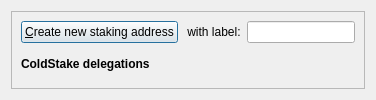
                    <widget class="QWidget" name="tab_received_delegations">
                        <attribute name="title">
                            <string>&amp;Received Delegations</string>
                        </attribute>
                        <layout class="QVBoxLayout" name="verticalLayoutTab4">
                            <item>
                                <widget class="QFrame" name="frameTabReceivedDelegations">
                                    <property name="frameShape">
                                        <enum>QFrame::StyledPanel</enum>
                                    </property>
                                    <property name="frameShadow">
                                        <enum>QFrame::Raised</enum>
                                    </property>
                                    <layout class="QVBoxLayout" name="verticalLayout_4">
                                        <item>
                                            <layout class="QHBoxLayout" name="horizontalLayout_6">
                                                <item>
                                                    <widget class="QPushButton" name="newAddressButton">
                                                        <property name="minimumSize">
                                                            <size>
                                                                <width>150</width>
                                                                <height>0</height>
                                                            </size>
                                                        </property>
                                                        <property name="text">
                                                            <string>&amp;Create new staking address</string>
                                                        </property>
                                                        <property name="icon">
                                                            <iconset resource="../bitcoin.qrc">
                                                                <normaloff>:/icons/receiving_addresses</normaloff>:/icons/receiving_addresses</iconset>
                                                        </property>
                                                        <property name="autoDefault">
                                                            <bool>false</bool>
                                                        </property>
                                                        <property name="default">
                                                            <bool>true</bool>
                                                        </property>
                                                    </widget>
                                                </item>
                                                <item>
                                                    <widget class="QLabel" name="newAddressLabelLabel">
                                                        <property name="text">
                                                            <string> with label:</string>
                                                        </property>
                                                    </widget>
                                                </item>
                                                <item>
                                                    <widget class="QLineEdit" name="newAddressLabel">
                                                        <property name="toolTip">
                                                            <string>An optional label to associate with the new receiving address (used by you to identify an invoice).  It is also attached to the payment request.</string>
                                                        </property>
                                                    </widget>
                                                </item>
                                            </layout>
                                        </item>
                                        <item>
                                            <widget class="QLabel" name="labelColdStakeDelegationsText">
                                                <property name="font">
                                                    <font>
                                                        <weight>75</weight>
                                                        <bold>true</bold>
                                                    </font>
                                                </property>
                                                <property name="text">
                                                    <string>ColdStake delegations</string>
                                                </property>
                                            </widget>
                                        </item>
                                    </layout>
                                </widget>
                            </item>
                        </layout>
                    </widget>
